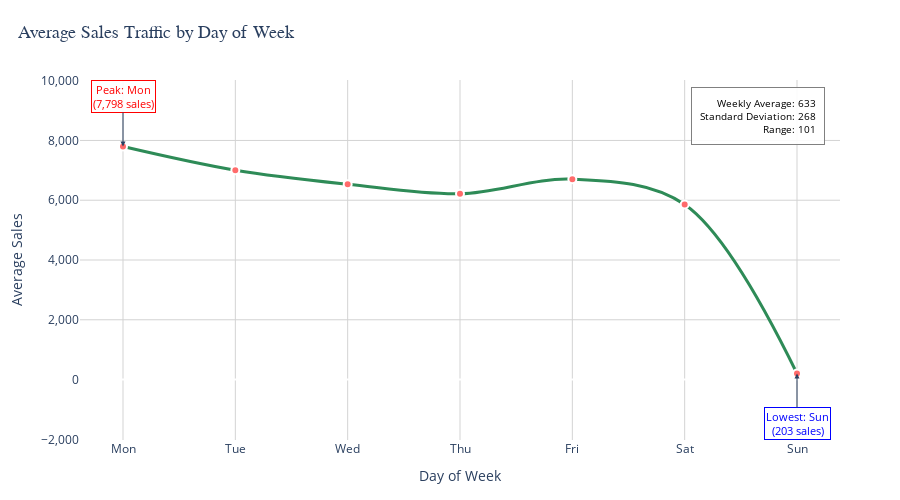

The notebook cell saved with this chart:
### Markdown cell above
#### Average SalesTrend per Day

### Code cell
# Define weekday order
weekday_order = ['Mon', 'Tue', 'Wed', 'Thu', 'Fri', 'Sat', 'Sun']

# Calculate mean customers by day
dow_agg = df_features.groupby('day', as_index=False)[['sales']].mean()

# Apply categorical ordering
dow_agg['day'] = pd.Categorical(dow_agg['day'], categories=weekday_order, ordered=True)
dow_agg = dow_agg.sort_values('day')

# Identify peak and lowest days
peak_row = dow_agg.loc[dow_agg['sales'].idxmax()]
lowest_row = dow_agg.loc[dow_agg['sales'].idxmin()]
peak_day = peak_row['day']
peak_value = peak_row['sales']
lowest_day = lowest_row['day']
lowest_value = lowest_row['sales']

# Create enhanced line chart
fig = px.line(
    dow_agg, 
    x='day', 
    y='sales', 
    title='Average Sales Traffic by Day of Week',
    markers=True,
    line_shape='spline'  # Smooth curve
)

# Enhanced styling
fig.update_layout(
    title={
        'text': 'Average Sales Traffic by Day of Week',
        'x': 0.02,
        'xanchor': 'left',
        'y': 0.95,
        'yanchor': 'top',
        'font': {'size': 18, 'family': 'Arial, sans-serif'}
    },
    xaxis_title='Day of Week',
    yaxis_title='Average Sales',
    font=dict(size=12),
    plot_bgcolor='white',
    width=900,
    height=500,
    margin=dict(t=80, b=60, l=80, r=60),
    xaxis=dict(
        showgrid=True,
        gridwidth=1,
        gridcolor='lightgray'
    ),
    yaxis=dict(
        showgrid=True,
        gridwidth=1,
        gridcolor='lightgray',
        tickformat=','
    )
)

# Improve line and marker styling
fig.update_traces(
    line=dict(width=3, color='#2E8B57'),
    marker=dict(
        size=8,
        color='#FF6B6B',
        line=dict(width=2, color='white')
    )
)

# Add annotation for peak day
fig.add_annotation(
    x=peak_day,
    y=peak_value,
    text=f"Peak: {peak_day}<br>({peak_value:,.0f} sales)",
    showarrow=True,
    arrowhead=2,
    ax=0,
    ay=-50,
    font=dict(color="red", size=11),
    bgcolor="rgba(255,255,255,0.9)",
    bordercolor="red",
    borderwidth=1
)

# Add annotation for lowest day
fig.add_annotation(
    x=lowest_day,
    y=lowest_value,
    text=f"Lowest: {lowest_day}<br>({lowest_value:,.0f} sales)",
    showarrow=True,
    arrowhead=2,
    ax=0,
    ay=50,
    font=dict(color="blue", size=11),
    bgcolor="rgba(255,255,255,0.9)",
    bordercolor="blue",
    borderwidth=1
)

# Add summary statistics box
avg_sales = dow_agg['sales'].mean()
std_sales = dow_agg['sales'].std()
range_sales = peak_value - lowest_value

fig.add_annotation(
    text=f"Weekly Average: {avg_customers:,.0f}<br>Standard Deviation: {std_customers:,.0f}<br>Range: {range_customers:,.0f}",
    xref="paper", yref="paper",
    x=0.98, y=0.98,
    xanchor="right", yanchor="top",
    showarrow=False,
    font=dict(size=10, color="black"),
    align="right",
    bgcolor="rgba(255,255,255,0.9)",
    bordercolor="gray",
    borderwidth=1,
    borderpad=8
)

fig.show()

# Print detailed summary
print("\nWeekday Sales Traffic Summary:")
print("-" * 45)
for _, row in dow_agg.iterrows():
    day = row['day']
    sales = row['sales']
    percentage_of_peak = (sales / peak_value) * 100
    print(f"{day}: {sales:,.0f} sales ({percentage_of_peak:.1f}% of peak)")

print(f"\nWeekly Statistics:")
print(f"Average daily Sales: {avg_sales:,.0f}")
print(f"Peak day: {peak_day} ({peak_value:,.0f} sales)")
print(f"Lowest day: {lowest_day} ({lowest_value:,.0f} sales)")
print(f"Difference (Peak - Lowest): {range_sales:,.0f} sales")

### Figure 1 — Plotly figure (JSON) as saved in the notebook; plotly's stock layout.template omitted (floating-point values rounded to 4 significant figures)
{"data": [{"hovertemplate": "day=%{x}<br>sales=%{y}<extra></extra>", "legendgroup": "", "line": {"color": "#2E8B57", "dash": "solid", "shape": "spline", "width": 3}, "marker": {"color": "#FF6B6B", "line": {"color": "white", "width": 2}, "size": 8, "symbol": "circle"}, "mode": "lines+markers", "name": "", "orientation": "v", "showlegend": false, "type": "scatter", "x": ["Mon", "Tue", "Wed", "Thu", "Fri", "Sat", "Sun"], "xaxis": "x", "y": [7798.0, 7006.0, 6536.0, 6216.0, 6704.0, 5857.0, 202.6], "yaxis": "y"}], "layout": {"annotations": [{"arrowhead": 2, "ax": 0, "ay": -50, "bgcolor": "rgba(255,255,255,0.9)", "bordercolor": "red", "borderwidth": 1, "font": {"color": "red", "size": 11}, "showarrow": true, "text": "Peak: Mon<br>(7,798 sales)", "x": "Mon", "y": 7798.0}, {"arrowhead": 2, "ax": 0, "ay": 50, "bgcolor": "rgba(255,255,255,0.9)", "bordercolor": "blue", "borderwidth": 1, "font": {"color": "blue", "size": 11}, "showarrow": true, "text": "Lowest: Sun<br>(203 sales)", "x": "Sun", "y": 202.6}, {"align": "right", "bgcolor": "rgba(255,255,255,0.9)", "bordercolor": "gray", "borderpad": 8, "borderwidth": 1, "font": {"color": "black", "size": 10}, "showarrow": false, "text": "Weekly Average: 633<br>Standard Deviation: 268<br>Range: 101", "x": 0.98, "xanchor": "right", "xref": "paper", "y": 0.98, "yanchor": "top", "yref": "paper"}], "font": {"size": 12}, "height": 500, "legend": {"tracegroupgap": 0}, "margin": {"b": 60, "l": 80, "r": 60, "t": 80}, "plot_bgcolor": "white", "title": {"font": {"family": "Arial, sans-serif", "size": 18}, "text": "Average Sales Traffic by Day of Week", "x": 0.02, "xanchor": "left", "y": 0.95, "yanchor": "top"}, "width": 900, "xaxis": {"anchor": "y", "domain": [0, 1], "gridcolor": "lightgray", "gridwidth": 1, "showgrid": true, "title": {"text": "Day of Week"}}, "yaxis": {"anchor": "x", "domain": [0, 1], "gridcolor": "lightgray", "gridwidth": 1, "showgrid": true, "tickformat": ",", "title": {"text": "Average Sales"}}}}
